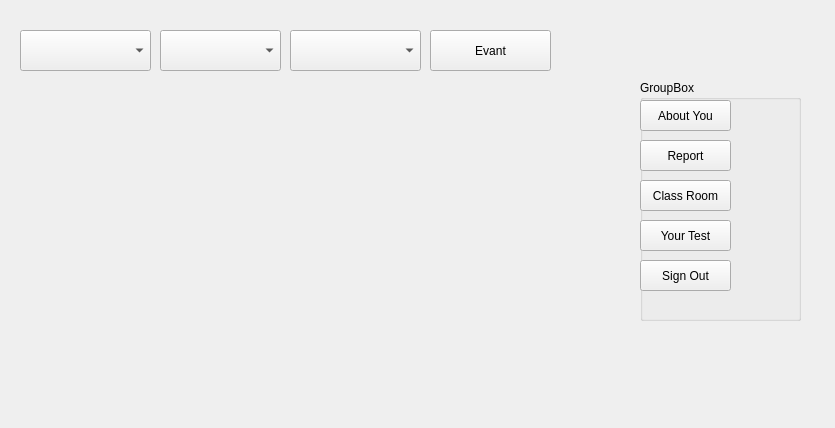
<?xml version="1.0" encoding="UTF-8"?>
<ui version="4.0">
 <class>hea</class>
 <widget class="QWidget" name="hea">
  <property name="geometry">
   <rect>
    <x>0</x>
    <y>0</y>
    <width>835</width>
    <height>428</height>
   </rect>
  </property>
  <property name="windowTitle">
   <string>Form</string>
  </property>
  <widget class="QComboBox" name="comboBox">
   <property name="geometry">
    <rect>
     <x>20</x>
     <y>30</y>
     <width>131</width>
     <height>41</height>
    </rect>
   </property>
  </widget>
  <widget class="QComboBox" name="comboBox_2">
   <property name="geometry">
    <rect>
     <x>160</x>
     <y>30</y>
     <width>121</width>
     <height>41</height>
    </rect>
   </property>
  </widget>
  <widget class="QComboBox" name="comboBox_3">
   <property name="geometry">
    <rect>
     <x>290</x>
     <y>30</y>
     <width>131</width>
     <height>41</height>
    </rect>
   </property>
  </widget>
  <widget class="QPushButton" name="pushButton">
   <property name="geometry">
    <rect>
     <x>430</x>
     <y>30</y>
     <width>121</width>
     <height>41</height>
    </rect>
   </property>
   <property name="text">
    <string>Evant</string>
   </property>
  </widget>
  <widget class="QGroupBox" name="groupBox">
   <property name="geometry">
    <rect>
     <x>640</x>
     <y>80</y>
     <width>161</width>
     <height>241</height>
    </rect>
   </property>
   <property name="title">
    <string>GroupBox</string>
   </property>
   <widget class="QPushButton" name="pushButton_2">
    <property name="geometry">
     <rect>
      <x>0</x>
      <y>20</y>
      <width>91</width>
      <height>31</height>
     </rect>
    </property>
    <property name="text">
     <string>About You</string>
    </property>
   </widget>
   <widget class="QPushButton" name="pushButton_3">
    <property name="geometry">
     <rect>
      <x>0</x>
      <y>60</y>
      <width>91</width>
      <height>31</height>
     </rect>
    </property>
    <property name="text">
     <string>Report</string>
    </property>
   </widget>
   <widget class="QPushButton" name="pushButton_4">
    <property name="geometry">
     <rect>
      <x>0</x>
      <y>100</y>
      <width>91</width>
      <height>31</height>
     </rect>
    </property>
    <property name="text">
     <string>Class Room</string>
    </property>
   </widget>
   <widget class="QPushButton" name="pushButton_5">
    <property name="geometry">
     <rect>
      <x>0</x>
      <y>140</y>
      <width>91</width>
      <height>31</height>
     </rect>
    </property>
    <property name="text">
     <string>Your Test</string>
    </property>
   </widget>
   <widget class="QPushButton" name="pushButton_6">
    <property name="geometry">
     <rect>
      <x>0</x>
      <y>180</y>
      <width>91</width>
      <height>31</height>
     </rect>
    </property>
    <property name="text">
     <string>Sign Out</string>
    </property>
   </widget>
  </widget>
 </widget>
 <resources/>
 <connections/>
</ui>
